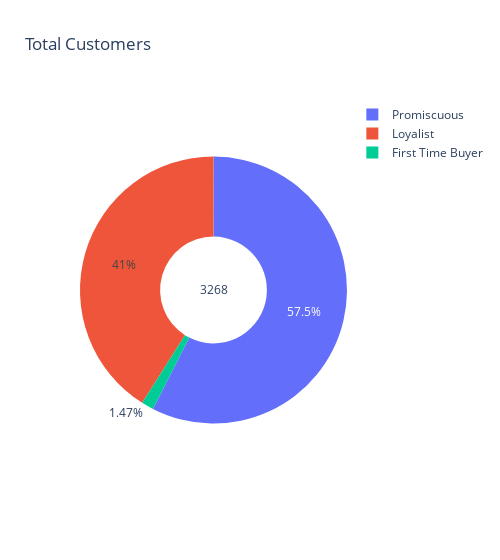

Source (notebook cell):
### Code cell
#TODO create a chart that would showcase the total customers and the percentage of types of loyal
#* purpose is to know the current customers

total_customers = df.groupby(['loyalty']).agg(total_customer=('customer_id', pd.Series.nunique)).reset_index()
total_count_customers = total_customers['total_customer'].sum()

fig_customers = go.Figure(data=[go.Pie(labels=total_customers['loyalty'], values=total_customers['total_customer'], hole=.4, title=str(total_count_customers))])
fig_customers.update_layout(title_text='Total Customers', font_size=12, width=500)
fig_customers.show()

### Figure 1 — Plotly figure (JSON) as saved in the notebook; plotly's stock layout.template omitted (floating-point values rounded to 4 significant figures)
{"data": [{"hole": 0.4, "labels": ["First Time Buyer", "Loyalist", "Promiscuous"], "title": {"text": "3268"}, "type": "pie", "values": [48, 1341, 1879]}], "layout": {"font": {"size": 12}, "title": {"text": "Total Customers"}, "width": 500}}
